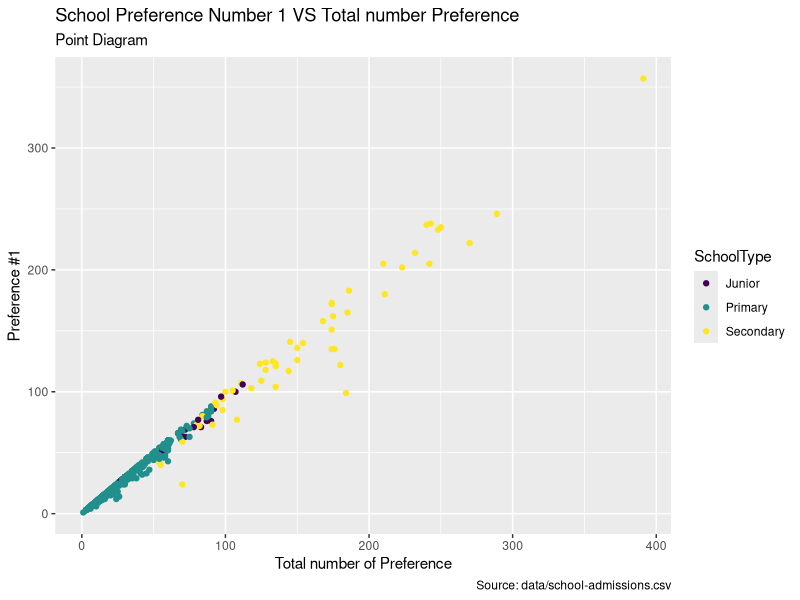
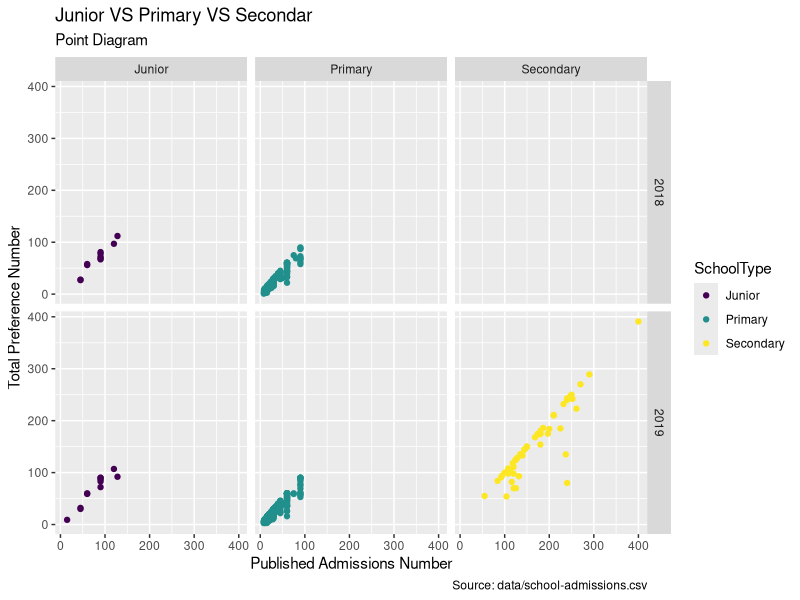
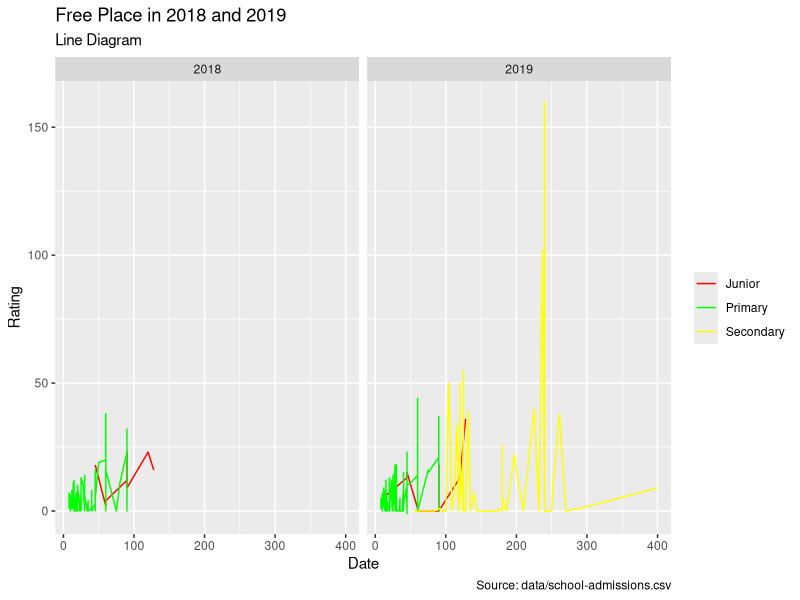

These charts were generated, in order, by the following R code:
## ---- chunk 1
knitr::opts_chunk$set(eval = TRUE)
## ---- chunk 2
library(tidyverse)
## ---- chunk 3
admission <- read_csv("data/school-admissions.csv")
## ---- chunk 4
summary(admission)
## ---- chunk 5
ggplot(data = admission,
       mapping = aes(x = TotalPreferences,
                     y = Preference1,
                     color = SchoolType)) +
  geom_point() + 
  labs(title = "School Preference Number 1 VS Total number Preference",
       subtitle = "Point Diagram",
       x = "Total number of Preference", 
       y = "Preference #1",
       color = "SchoolType",
       caption = "Source: data/school-admissions.csv") +
  scale_color_viridis_d()
## ---- chunk 6
ggplot(admission, 
  aes(x = PupilAdmissionNumber_PAN,
      y = TotalPreferences, 
      color = SchoolType)) +
  geom_point() +
  labs(title = "Junior VS Primary VS Secondar",
       subtitle = "Point Diagram",
       x = "Published Admissions Number", 
       y = "Total Preference Number",
       color = "SchoolType",
       caption = "Source: data/school-admissions.csv") +
  facet_grid(Year ~ SchoolType) +
  scale_color_viridis_d()
## ---- chunk 7
ggplot(
  admission,
  aes(x = PupilAdmissionNumber_PAN, y = FreePlaces, color = SchoolType, group = SchoolType)
) +
  geom_line() +
  facet_wrap(~Year) + 
  scale_color_manual(values = c("red", "green", "yellow")) +
  labs(
    x = "Date", y = "Rating",
    color = NULL,
    title = "Free Place in 2018 and 2019",
    subtitle = "Line Diagram",
    caption = "Source: data/school-admissions.csv"
  ) 
